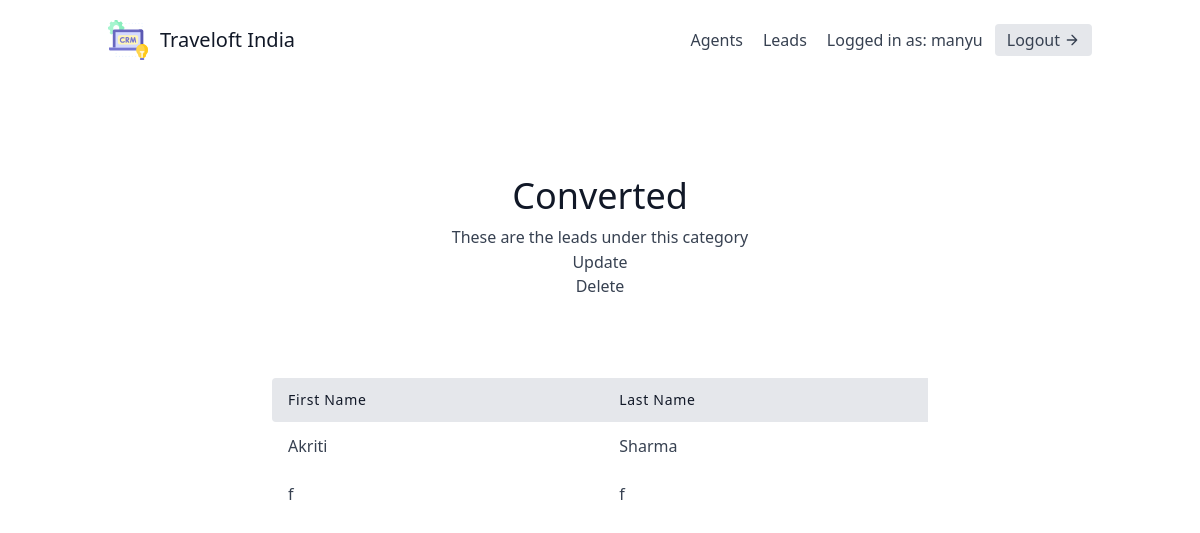
Screenshot of /leads/categories/4/ (signed in) with the database file from the repository.
### leads/models.py (models this page shows, shortened)
class User(AbstractUser):
    is_organisor = models.BooleanField(default=True)
    is_agent = models.BooleanField(default=False)

class Category(models.Model):
    name = models.CharField(max_length=30)  # New, Contacted, Converted, Unconverted
    organisation = models.ForeignKey(UserProfile, on_delete=models.CASCADE)

class Lead(models.Model):
    first_name = models.CharField(max_length=20)
    last_name = models.CharField(max_length=20)
    age = models.IntegerField(default=0)
    organisation = models.ForeignKey(UserProfile, on_delete=models.CASCADE)
    agent = models.ForeignKey("Agent", null=True, blank=True, on_delete=models.SET_NULL)
    category = models.ForeignKey("Category", related_name="leads", null=True, blank=True, on_delete=models.SET_NULL)
    description = models.TextField()
    date_added = models.DateTimeField(auto_now_add=True)
    phone_number = models.CharField(max_length=20)
    email = models.EmailField()
    profile_picture = models.ImageField(null=True, blank=True, upload_to="profile_pictures/")
    converted_date = models.DateTimeField(null=True, blank=True)
    objects = LeadManager()

### leads/views.py (the view)
# urls.py: path('categories/<int:pk>/', CategoryDetailView.as_view(), name='category-detail'),
class CategoryDetailView(LoginRequiredMixin, generic.DetailView):
    template_name = "leads/category_detail.html"
    context_object_name = "category"
    def get_queryset(self):
        user = self.request.user
        if user.is_organisor:
            queryset = Category.objects.filter(
                organisation=user.userprofile
            )
        else:
            queryset = Category.objects.filter(
                organisation=user.agent.organisation
            )
        return queryset

### leads/models.py (called while the page is built)
    def get_queryset(self):
        return super().get_queryset()

### leads/templates/leads/category_detail.html
{% extends "base.html" %}
{% block content %}
<section class="text-gray-700 body-font">
    <div class="container px-5 py-24 mx-auto">
      <div class="flex flex-col text-center w-full mb-20">
        <h1 class="sm:text-4xl text-3xl font-medium title-font mb-2 text-gray-900">
            {{ category.name }}
        </h1>
        <p class="lg:w-2/3 mx-auto leading-relaxed text-base">
            These are the leads under this category
        </p>
        <a href="{% url 'leads:category-update' category.pk %}" class="hover:text-blue-500">Update</a>
        <a href="{% url 'leads:category-delete' category.pk %}" class="hover:text-blue-500">Delete</a>
      </div>
      <div class="lg:w-2/3 w-full mx-auto overflow-auto">
        <table class="table-auto w-full text-left whitespace-no-wrap">
          <thead>
            <tr>
                <th class="px-4 py-3 title-font tracking-wider font-medium text-gray-900 text-sm bg-gray-200 rounded-tl rounded-bl">
                    First Name
                </th>
                <th class="px-4 py-3 title-font tracking-wider font-medium text-gray-900 text-sm bg-gray-200">
                    Last Name
                </th>
            </tr>
          </thead>
          <tbody>
            {% for lead in category.leads.all %}
                <tr>
                    <td class="px-4 py-3">
                      <a class="hover:text-blue-500" href="{% url 'leads:lead-detail' lead.pk %}">{{ lead.first_name }}</a>
                    </td>
                    <td class="px-4 py-3">{{ lead.last_name }}</td>
                </tr>
            {% endfor %}
          </tbody>
        </table>
      </div>
    </div>
  </section>
{% endblock content %}

### templates/navbar.html (shortened to what this page needs)
<header class="text-gray-700 body-font">
    <div class="container mx-auto flex flex-wrap p-5 flex-col md:flex-row items-center">
      <a href="{% url 'dashboard' %}" class="flex title-font font-medium items-center text-gray-900 mb-4 md:mb-0">
        <span class="ml-3 text-xl">Traveloft India</span>
      </a>
      <nav class="md:ml-auto flex flex-wrap items-center text-base justify-center">
        {% if not request.user.is_authenticated %}
          <a href="{% url 'signup' %}" class="mr-5 hover:text-gray-900">Signup</a>
        {% else %}
          {% if request.user.is_organisor %}
          <a href="{% url 'agents:agent-list' %}" class="mr-5 hover:text-gray-900">Agents</a>
          {% endif %}
          <a href="{% url 'leads:lead-list' %}" class="mr-5 hover:text-gray-900">Leads</a>
        {% endif %}
      </nav>
      {% if request.user.is_authenticated %}
        Logged in as: {{ request.user.username }}
        <a href="{% url 'logout' %}" class="ml-3 inline-flex items-center bg-gray-200 border-0 py-1 px-3 focus:outline-none hover:bg-gray-300 rounded text-base mt-4 md:mt-0">
          Logout
            <svg fill="none" stroke="currentColor" stroke-linecap="round" stroke-linejoin="round" stroke-width="2" class="w-4 h-4 ml-1" viewBox="0 0 24 24">
                <path d="M5 12h14M12 5l7 7-7 7"></path>
            </svg>
        </a>
      {% endif %}
    </div>
</header>

### theme/static/css/styles.css (style rules this page uses)
*,::after,::before { box-sizing:border-box }
:root { -moz-tab-size:4;-o-tab-size:4;tab-size:4 }
html { line-height:1.15;-webkit-text-size-adjust:100% }
body { margin:0 }
body { font-family:system-ui,-apple-system,'Segoe UI',Roboto,Helvetica,Arial,sans-serif,'Apple Color Emoji','Segoe UI Emoji' }
table { text-indent:0;border-color:inherit }
blockquote,dd,dl,figure,h1,h2,h3,h4,h5,h6,hr,p,pre { margin:0 }
html { font-family:ui-sans-serif,system-ui,-apple-system,BlinkMacSystemFont,"Segoe UI",Roboto,"Helvetica Neue",Arial,"Noto Sans",sans-serif,"Apple Color Emoji","Segoe UI Emoji","Segoe UI Symbol","Noto Color Emoji";line-height:1.5 }
body { font-family:inherit;line-height:inherit }
*,::after,::before { box-sizing:border-box;border-width:0;border-style:solid;border-color:#e5e7eb }
table { border-collapse:collapse }
h1,h2,h3,h4,h5,h6 { font-size:inherit;font-weight:inherit }
a { color:inherit;text-decoration:inherit }
audio,canvas,embed,iframe,img,object,svg,video { display:block;vertical-align:middle }
.container { width:100% }
@media (min-width:640px) { .container { max-width:640px } }
@media (min-width:768px) { .container { max-width:768px } }
@media (min-width:1024px) { .container { max-width:1024px } }
.bg-gray-200 { --tw-bg-opacity:1;background-color:rgba(229,231,235,var(--tw-bg-opacity)) }
.rounded { border-radius:.25rem }
.rounded-tl { border-top-left-radius:.25rem }
.rounded-bl { border-bottom-left-radius:.25rem }
.border-0 { border-width:0 }
.flex { display:flex }
.inline-flex { display:inline-flex }
.flex-col { flex-direction:column }
.flex-wrap { flex-wrap:wrap }
.items-center { align-items:center }
.justify-center { justify-content:center }
.font-medium { font-weight:500 }
.h-4 { height:1rem }
.h-10 { height:2.5rem }
.text-sm { font-size:.875rem;line-height:1.25rem }
.text-base { font-size:1rem;line-height:1.5rem }
.text-xl { font-size:1.25rem;line-height:1.75rem }
.text-3xl { font-size:1.875rem;line-height:2.25rem }
.leading-relaxed { line-height:1.625 }
.mx-auto { margin-left:auto;margin-right:auto }
.ml-1 { margin-left:.25rem }
.mb-2 { margin-bottom:.5rem }
.ml-3 { margin-left:.75rem }
.mt-4 { margin-top:1rem }
.mb-4 { margin-bottom:1rem }
.mr-5 { margin-right:1.25rem }
.mb-20 { margin-bottom:5rem }
.overflow-auto { overflow:auto }
.p-5 { padding:1.25rem }
.py-1 { padding-top:.25rem;padding-bottom:.25rem }
.py-3 { padding-top:.75rem;padding-bottom:.75rem }
.px-3 { padding-left:.75rem;padding-right:.75rem }
.px-4 { padding-left:1rem;padding-right:1rem }
.px-5 { padding-left:1.25rem;padding-right:1.25rem }
.py-24 { padding-top:6rem;padding-bottom:6rem }
* { --tw-shadow:0 0 #0000 }
* { --tw-ring-inset:var(--tw-empty, );--tw-ring-offset-width:0px;--tw-ring-offset-color:#fff;--tw-ring-color:rgba(59, 130, 246, 0.5);--tw-ring-offset-shadow:0 0 #0000;--tw-ring-shadow:0 0 #0000 }
.table-auto { table-layout:auto }
.text-left { text-align:left }
.text-center { text-align:center }
.text-gray-700 { --tw-text-opacity:1;color:rgba(55,65,81,var(--tw-text-opacity)) }
.text-gray-900 { --tw-text-opacity:1;color:rgba(17,24,39,var(--tw-text-opacity)) }
.tracking-wider { letter-spacing:.05em }
.w-4 { width:1rem }
.w-10 { width:2.5rem }
.w-full { width:100% }
@media (min-width:640px) { .sm\:text-4xl { font-size:2.25rem;line-height:2.5rem } }
@media (min-width:768px) { .md\:flex-row { flex-direction:row } }
@media (min-width:768px) { .md\:mt-0 { margin-top:0 } }
@media (min-width:768px) { .md\:mb-0 { margin-bottom:0 } }
@media (min-width:768px) { .md\:ml-auto { margin-left:auto } }
@media (min-width:1024px) { .lg\:w-2\/3 { width:66.666667% } }

### rows the page displays
User: user.username "manyu"
Category: name "Converted"
Lead: first_name "Akriti", last_name "Sharma"
Lead: first_name "f", last_name "f"
